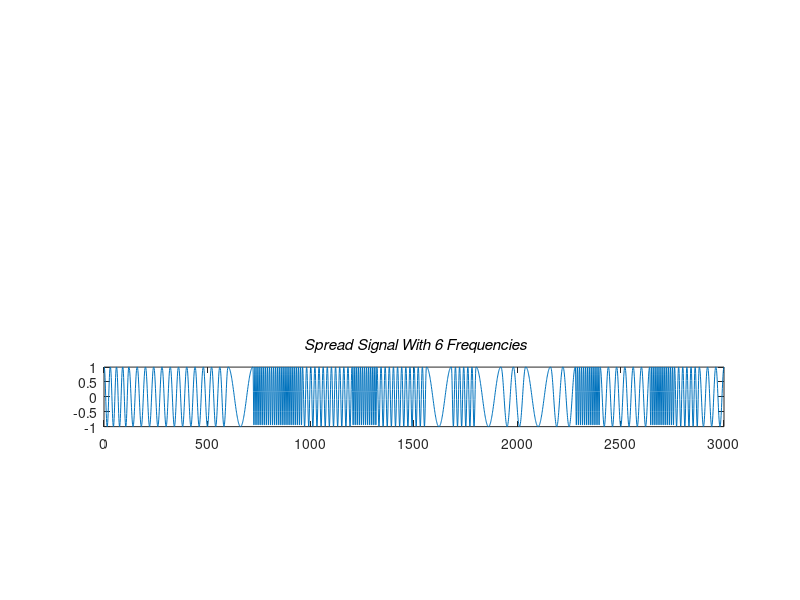

Recreate this plot in MATLAB.
function spread_signal= spread_frequncey

M = 6;
new_carrier_freq=[];
spread_signal=[];
%% generating 6 new carrier frequencies
list=[9;19;29;39;59;119]'; 
for li=1:M
    t=[0:2*pi/list(li):2*pi];
    c1=cos(t);
    ll=120/(list(li)+1);
    c1 =repelem(c1,ll,1);
    new_carrier_freq(li,:)= reshape(c1.',1,[]);
end 
%% Random frequency hopps to generate spread signal
for n=1:25
        hop_rand=randi([1 M],1,1);
    switch(hop_rand)
        case(1)
            spread_signal=[spread_signal new_carrier_freq(1,:)];
        case(2)
            spread_signal=[spread_signal new_carrier_freq(2,:)];
        case(3)
            spread_signal=[spread_signal new_carrier_freq(3,:)];
        case(4)
            spread_signal=[spread_signal new_carrier_freq(4,:)];
        case(5)        
            spread_signal=[spread_signal new_carrier_freq(5,:)];
        case(6)
            spread_signal=[spread_signal new_carrier_freq(6,:)];
    end
end
subplot(5,1,4)
plot(spread_signal);
title('\bf\it Spread Signal With 6 Frequencies');
end